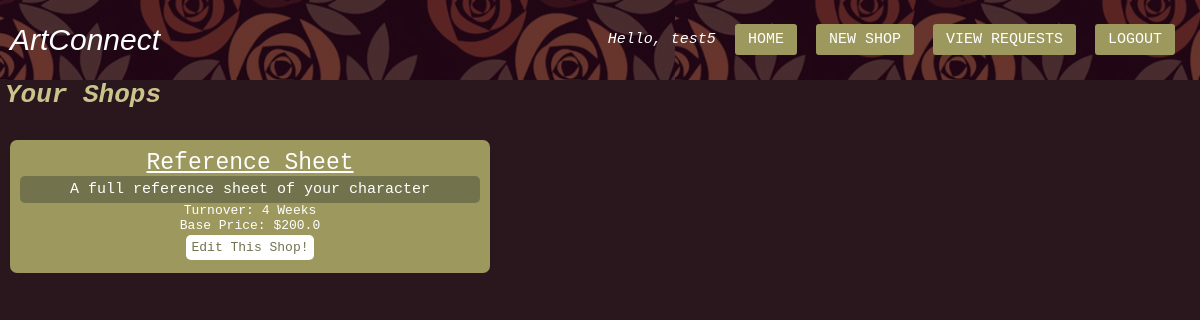
Page /artist/view-shops/ (signed in) on the committed database.
### app/models.py (models this page shows, shortened)
class Shop(models.Model):
    artist = models.ForeignKey("Artist", on_delete=models.CASCADE)
    title = models.CharField(max_length=50)
    description = models.CharField(max_length=200)
    turnover = models.CharField(max_length=50)
    base_price = models.FloatField()

### app/decorators.py (the view)
        def wrapper_func(request, *args, **kwargs):
            group = "admin"
            if request.user.groups.exists():
                group = request.user.groups.all()[0].name
            if group in allowed_roles:
                return view_func(request, *args, **kwargs)
            else:
                return redirect("logout")

### app/models.py (called while the page is built)
def find_artist_by_user(user):
    try:
        return Artist.objects.get(user=user)
    except:
        return None

def find_shops_by_artist(artist):
    return list(artist.shop_set.all())

### app/templatetags/auth_extras.py (called while the page is built)
@register.filter(name='has_group')
def has_group(user, group_name):
    group = Group.objects.get(name=group_name)
    return True if group in user.groups.all() else False

### app/views.py (called while the page is built)
@login_required(login_url="login")
@allowed_users(allowed_roles="artist")
def viewShopsArtistView(request):
    artist = find_artist_by_user(request.user)
    shops = find_shops_by_artist(artist)
    context = {"shops": shops}
    return render(request, "artist/view-shops.html", context)

### app/templates/artist/view-shops.html (shortened to what this page needs)
{% extends 'navbar.html' %}
{% block content %}
<h1 class="nav-txt">Your Shops</h1>
{% for shop in shops %}
<div class="shop-card">
    <p class="shop-name">{{shop.title}}</p>
    <p class="shop-desc">{{shop.description}}</p>
    <p>Turnover: {{shop.turnover}}</p>
    <p>Base Price: ${{shop.base_price}}</p>
    <a class="card-btm" href="{%url 'artist-edit-shop' shop.id %}"> Edit This Shop!</a>
</div>
{% endfor %}
{% endblock content %}

### app/templates/navbar.html (shortened to what this page needs)
{% load static %}
{% load auth_extras %}
<!DOCTYPE html>
<html lang="en">
<head>
    <link rel="stylesheet" href=" {% static 'styles.css' %} ">
</head>
<body>
    <nav>
    <label>ArtConnect</label>
    <ul>
        {% if user.is_authenticated %}
        <li id="hello-msg">Hello, {{request.user}}</li>
        {% if request.user|has_group:"artist" %}
        {% if request.path != "/artist/home/" %}
        <li class="nav-btn"><a href="  {% url 'artist-home' %}">Home</a></li>
        {% endif %}
        {% if request.path != "/artist/add-shop/" %}
         <li class="nav-btn"><a href=" {% url 'artist-add-shop' %}">New Shop</a></li>
        {% endif %}
        {% if request.path != "/artist/view-requests/" %}
        <li class="nav-btn"><a href="{% url 'artist-view-requests' %}">View Requests</a></li>
        {% endif %}
        {% endif %}
        <li class="nav-btn"><a href="{%url 'logout'%}">Logout</a></li>
        {% endif %}
    </ul>
</nav>
{% block content %}{% endblock content %}
</body>
</html>

### app/static/styles.css (style rules this page uses)
* { padding: 0; margin: 0; list-style: none; box-sizing: border-box; text-decoration: none; }
body { font-family: monospace; background-color: rgb(42, 22, 29); }
nav { background-image:url("images/flower-pattern.png"); background-color: rgb(109, 65, 80); background-blend-mode: multiply; color: white; height: 80px; width: 100%; font-size: 15px; font-weight: lighter; }
nav label { font-size: 30px; font-family:'Trebuchet MS', 'Lucida Sans Unicode', 'Lucida Grande', 'Lucida Sans', Arial, sans-serif; line-height: 80px; margin-left: 10px; font-style:italic; }
nav ul { float: right; margin-right: 20px; }
nav ul li { display: inline-block; line-height: 80px; margin: 0 5px; font-weight: lighter; }
nav ul li a { background-color: rgb(157, 152, 93); color: white; padding: 7px 13px; border-radius: 3px; text-transform: uppercase; }
#hello-msg { font-size: 15px; font-style: italic; }
.nav-txt { color:rgb(201, 196, 139); margin-left: 5px; font-style: italic; margin-bottom: 30px; display: block; }
.shop-card { width: 40%; background-color: rgb(157, 152, 93); color: white; padding: 10px; margin: 10px; border-radius: 7px; text-align: center; }
.shop-name { text-align: center; font-size: 23px; font-family:'Courier New', Courier, monospace; text-decoration: underline; }
.shop-desc { background-color: rgb(114, 115, 77); font-size: 15px; padding: 5px; border-radius: 5px; }
.card-btm { line-height: 30px; padding: 5px; border-radius: 5px; background-color: white; color:rgb(114, 115, 77); }

### rows in the picture
Shop: title "Reference Sheet", description "A full reference sheet of your character", turnover "4 Weeks", base_price "200.0"

### other values in the picture
{{ request.user }} "test5"
